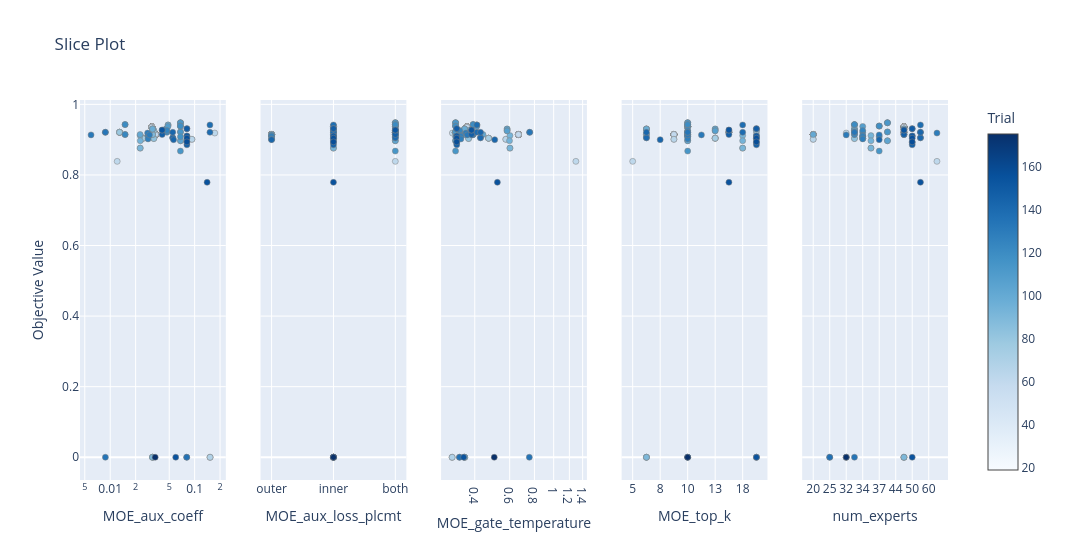

Notebook code for this chart:
### Code cell
fig_slice = plot_slice(study, params=params_to_plot_MOE_CORE)
fig_slice.show()

### Figure 1 — Plotly figure (JSON) as saved in the notebook; plotly's stock layout.template omitted (floating-point values rounded to 4 significant figures; data arrays with more than 128 entries replaced by an {"elided": "..."} marker saying what was removed)
{"data": [{"marker": {"color": {"elided": "133 int values"}, "colorbar": {"title": {"text": "Trial"}, "x": 1, "xpad": 40}, "colorscale": [[0, "rgb(247,251,255)"], [0.125, "rgb(222,235,247)"], [0.25, "rgb(198,219,239)"], [0.375, "rgb(158,202,225)"], [0.5, "rgb(107,174,214)"], [0.625, "rgb(66,146,198)"], [0.75, "rgb(33,113,181)"], [0.875, "rgb(8,81,156)"], [1, "rgb(8,48,107)"]], "line": {"color": "Grey", "width": 0.5}, "showscale": true}, "mode": "markers", "name": "Feasible Trial", "showlegend": false, "type": "scatter", "x": {"elided": "133 float values"}, "xaxis": "x", "y": {"elided": "133 float values"}, "yaxis": "y"}, {"marker": {"color": {"elided": "133 int values"}, "colorbar": {"title": {"text": "Trial"}, "x": 1, "xpad": 40}, "colorscale": [[0, "rgb(247,251,255)"], [0.125, "rgb(222,235,247)"], [0.25, "rgb(198,219,239)"], [0.375, "rgb(158,202,225)"], [0.5, "rgb(107,174,214)"], [0.625, "rgb(66,146,198)"], [0.75, "rgb(33,113,181)"], [0.875, "rgb(8,81,156)"], [1, "rgb(8,48,107)"]], "line": {"color": "Grey", "width": 0.5}, "showscale": false}, "mode": "markers", "name": "Feasible Trial", "showlegend": false, "type": "scatter", "x": {"elided": "133 str values"}, "xaxis": "x2", "y": {"elided": "133 float values"}, "yaxis": "y2"}, {"marker": {"color": {"elided": "133 int values"}, "colorbar": {"title": {"text": "Trial"}, "x": 1, "xpad": 40}, "colorscale": [[0, "rgb(247,251,255)"], [0.125, "rgb(222,235,247)"], [0.25, "rgb(198,219,239)"], [0.375, "rgb(158,202,225)"], [0.5, "rgb(107,174,214)"], [0.625, "rgb(66,146,198)"], [0.75, "rgb(33,113,181)"], [0.875, "rgb(8,81,156)"], [1, "rgb(8,48,107)"]], "line": {"color": "Grey", "width": 0.5}, "showscale": false}, "mode": "markers", "name": "Feasible Trial", "showlegend": false, "type": "scatter", "x": {"elided": "133 float values"}, "xaxis": "x3", "y": {"elided": "133 float values"}, "yaxis": "y3"}, {"marker": {"color": {"elided": "133 int values"}, "colorbar": {"title": {"text": "Trial"}, "x": 1, "xpad": 40}, "colorscale": [[0, "rgb(247,251,255)"], [0.125, "rgb(222,235,247)"], [0.25, "rgb(198,219,239)"], [0.375, "rgb(158,202,225)"], [0.5, "rgb(107,174,214)"], [0.625, "rgb(66,146,198)"], [0.75, "rgb(33,113,181)"], [0.875, "rgb(8,81,156)"], [1, "rgb(8,48,107)"]], "line": {"color": "Grey", "width": 0.5}, "showscale": false}, "mode": "markers", "name": "Feasible Trial", "showlegend": false, "type": "scatter", "x": {"elided": "133 int values"}, "xaxis": "x4", "y": {"elided": "133 float values"}, "yaxis": "y4"}, {"marker": {"color": {"elided": "133 int values"}, "colorbar": {"title": {"text": "Trial"}, "x": 1, "xpad": 40}, "colorscale": [[0, "rgb(247,251,255)"], [0.125, "rgb(222,235,247)"], [0.25, "rgb(198,219,239)"], [0.375, "rgb(158,202,225)"], [0.5, "rgb(107,174,214)"], [0.625, "rgb(66,146,198)"], [0.75, "rgb(33,113,181)"], [0.875, "rgb(8,81,156)"], [1, "rgb(8,48,107)"]], "line": {"color": "Grey", "width": 0.5}, "showscale": false}, "mode": "markers", "name": "Feasible Trial", "showlegend": false, "type": "scatter", "x": {"elided": "133 int values"}, "xaxis": "x5", "y": {"elided": "133 float values"}, "yaxis": "y5"}], "layout": {"title": {"text": "Slice Plot"}, "width": 1500, "xaxis": {"anchor": "y", "domain": [0, 0.168], "title": {"text": "MOE_aux_coeff"}, "type": "log"}, "xaxis2": {"anchor": "y2", "categoryarray": ["outer", "inner", "both"], "categoryorder": "array", "domain": [0.208, 0.376], "title": {"text": "MOE_aux_loss_plcmt"}, "type": "category"}, "xaxis3": {"anchor": "y3", "domain": [0.416, 0.584], "title": {"text": "MOE_gate_temperature"}, "type": "log"}, "xaxis4": {"anchor": "y4", "categoryarray": [5, 7, 8, 9, 10, 12, 13, 15, 18, 20], "categoryorder": "array", "domain": [0.624, 0.792], "title": {"text": "MOE_top_k"}, "type": "category"}, "xaxis5": {"anchor": "y5", "categoryarray": [20, 24, 25, 30, 32, 33, 34, 36, 37, 40, 44, 48, 50, 56, 60, 64], "categoryorder": "array", "domain": [0.832, 1], "title": {"text": "num_experts"}, "type": "category"}, "yaxis": {"anchor": "x", "domain": [0, 1], "title": {"text": "Objective Value"}}, "yaxis2": {"anchor": "x2", "domain": [0, 1], "matches": "y", "showticklabels": false}, "yaxis3": {"anchor": "x3", "domain": [0, 1], "matches": "y", "showticklabels": false}, "yaxis4": {"anchor": "x4", "domain": [0, 1], "matches": "y", "showticklabels": false}, "yaxis5": {"anchor": "x5", "domain": [0, 1], "matches": "y", "showticklabels": false}}}
